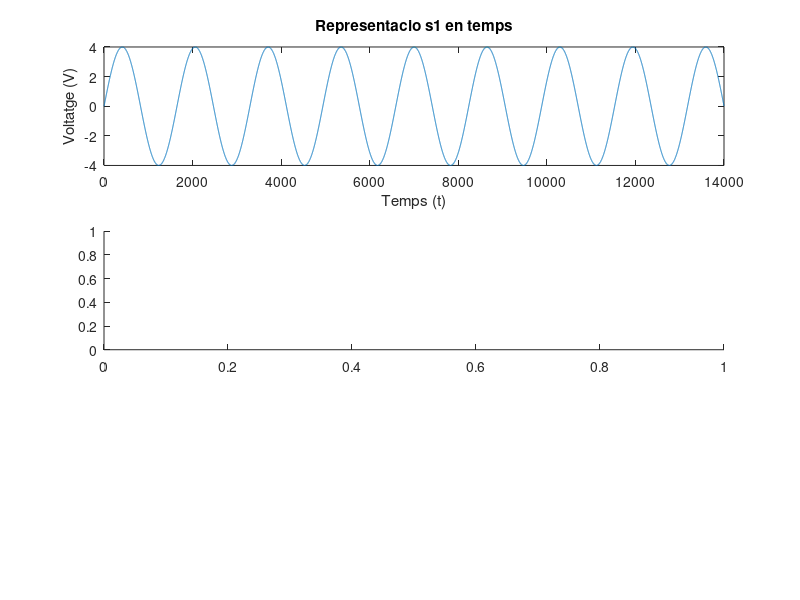

This figure's MATLAB source: (Note: this script raises an error after producing the figure.)
%Pràctica 1-2 
%Alumnes: Izan Flores Tortosa i Jordi Vivas Sakuta
clear all
close all

%part 2
%3
fs=1.4*10^6;
Ts=1/fs;
Tobs=10*10^-3;
mostres= Tobs/Ts;
t=[0:mostres-1]*Ts;

%4
f1=850;
A1=4;
s1= A1*sin(2*pi*f1*t);

%5
f2=410;
A2=8;
s2= A2*sin(2*pi*f2*t);

f3=1580;
A3=3;
s3= A3*sin(2*pi*f3*t);

f4=0;
A4=6;
s4= A4*cos(2*pi*f4*t);

%6
figure(1)
subplot(3,1,1)
plot(s1)
xlabel('Temps (t)')
ylabel('Voltatge (V)')
title('Representacio s1 en temps')

%7
subplot(3,1,2)
[X, k]=FuncioTFZP(s1,fs,mostres);
xlabel('k(HZ)')
ylabel('S1(f)')
title('Representacio s1 en Frequencia')
axis([-1500 1500 0 2.5])

%8 i 9
subplot(3,1,3)
[X, k]=FuncioTFZP(s1,fs,(mostres*18));
xlabel('k(HZ)')
ylabel('S1(f)')
title('Representacio s1 en Frequencia ZP')
axis([-1500 1500 0 2.5])

%10
rf1= fs/mostres
rf2= fs/(mostres*18)

%part 3
%11

figure(2)
s12=s1+s2;
subplot(2,1,1)
plot(t,s12)
xlabel('temps')
ylabel('senyal s12')
title('Representacio grafica s12 respecte temps')

%12
subplot(2,1,2)
[X, k]=FuncioTFZP(s12,fs,mostres*10);
xlabel('Frequencia (Hz)')
ylabel('senyal s12')
title('Representacio grafica s12 respecte frequencia')
axis([-1100 1100 0 4])

%13
% els pics corresponen quan x = f1 (850) i quan x = f2 (410)

%14
ssuma=s1+s2+s3+s4;
figure(3)
subplot(2,1,1)
plot(t,ssuma)
xlabel('temps')
ylabel('senyal Ssuma')
title('Representacio grafica Ssuma respecte temps')

%15
subplot(2,1,2)
[X, k]=FuncioTFZP(ssuma,fs,mostres*10);
xlabel('Frequencia (Hz)')
ylabel('senyal ssuma')
title('Representacio grafica ssuma respecte frequencia')
axis([-2000 2000 0 7])

%16 els pics corresponen igual que a la primer senyal de suma a
% quan x = f1 (850), quan x = f2 (410) quan x=f3 (1580) i quan x=f4 (0)
%Hi ha pics imparell ja que presenta un pic a F = 0 

%part 4
%17
fq=650;
q20=4*square(2*pi*fq*t,20) + 4;
q50=10*square(2*pi*fq*t,50);

%18
figure(4)
subplot(2,1,1)

plot(t,q20)
xlabel('temps(t)')
ylabel('q20 (V)')
axis([0 0.01 0 9])

subplot(2,1,2)
plot(t,q50)
xlabel('temps(t)')
ylabel('q50 (V)')
axis([0 0.01 -11 11])

%19
figure(5)
subplot(2,1,1)
[X1, k]=FuncioTFZP(q20,fs,mostres*10);
xlabel('Frequencia (Hz)')
ylabel('senyal q20')
title('Representacio grafica q20 respecte frequencia')
axis([-3000 3000 0 2])


subplot(2,1,2)
[X2, k]=FuncioTFZP(q50,fs,mostres*10);
xlabel('Frequencia (Hz)')
ylabel('senyal q50')
title('Representacio grafica q50 respecte frequencia')
axis([-3000 3000 0 7])

%20
figure(6)
subplot(2,1,1)
[PxdBm]=FuncioPotencia(X1,k,50);
xlabel('Decibels (dB)')
ylabel('senyal q20')
title('Representacio grafica q20 respecte dB')
axis([-3000 3000 -20 20])


subplot(2,1,2)
[PxdBm]=FuncioPotencia(X2,k,50);
xlabel('Decibels (dB)')
ylabel('senyal q50')
title('Representacio grafica q50 respecte dB')
axis([-3000 3000 -30 30])

%part 4
%21
gs=1.6*10^6;
Ts=1/gs;
dim= 10000;
t=[0:dim-1]*Ts;

g1=4.5*10^3;
Ag1=1;
g= Ag1*sin(2*pi*g1*t);

%22
w_ham = window(@hamming , dim);
g_ham=g.*w_ham';

w_tri = window(@triang , dim);
g_tri=g.*w_tri';

%23
figure(7)
subplot(3,1,1)
plot(t,g)
xlabel('temps (s)')
ylabel('g(t)')
title('Gràfica senyal g')
axis([0 7*10^-3 -1 1])

subplot(3,1,2)
plot(t,g_ham)
xlabel('temps (s)')
ylabel('g_ham(t)')
title('Gràfica senyal g_ham')

subplot(3,1,3)
plot(t,g_tri)
xlabel('temps (s)')
ylabel('g_tri(t)')
title('Gràfica senyal g_tri')

%24 - 25
figure(8)
subplot(3,1,1)
[X , k]= FuncioTFZP( g , gs , dim*16);
xlabel('k (Hz)')
ylabel('G(f)')
title('Finestra rectangular')
axis([3500 5500 0 0.6])

subplot(3,1,2)
[X , k]= FuncioTFZP( g_ham , gs , dim*16);
xlabel('k (Hz)')
ylabel('G_HAM(f)')
title('Finestra hamming')
axis([3500 5500 0 0.3])

subplot(3,1,3)
[X , k]= FuncioTFZP( g_tri , gs , dim*16);
xlabel('k (Hz)')
ylabel('G_TRI(f)')
title('Finestra triangular')
axis([3500 5500 0 0.3])

%26. A la figura 8, observem la sinc centrada a fa Hz. Quina és la relació d’amplituds entre
%el màxim del lòbul principal de la sinc i el màxim del primer lòbul secundari?

rel_rect = 0.5 / 0.1;     
rel_hamm = 0.27 / 0.01;   
rel_tri  = 0.25 / 0.05;
%Indiqueu per la Command Window aquesta relació per tots tres tipus de finestres i
%indiqueu quina té millor relació LP/LS. Utilitzeu la funció disp(): 
disp(['Relació LP/LS finestra rectangular: 5', ])
disp(['Relació LP/LS finestra Hamming: 27', ])
disp(['Relació LP/LS finestra triangular: 5 ', ])

%La funció amb millor relacio és la funció hamming
